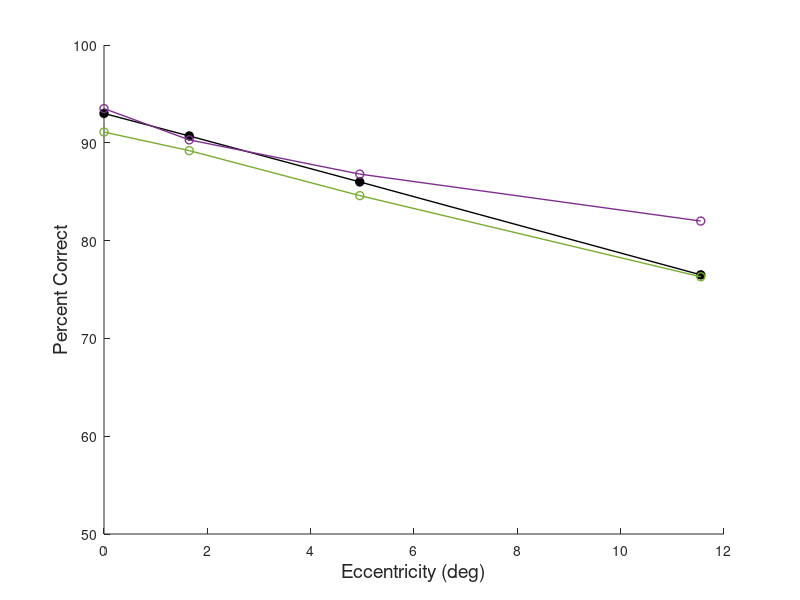
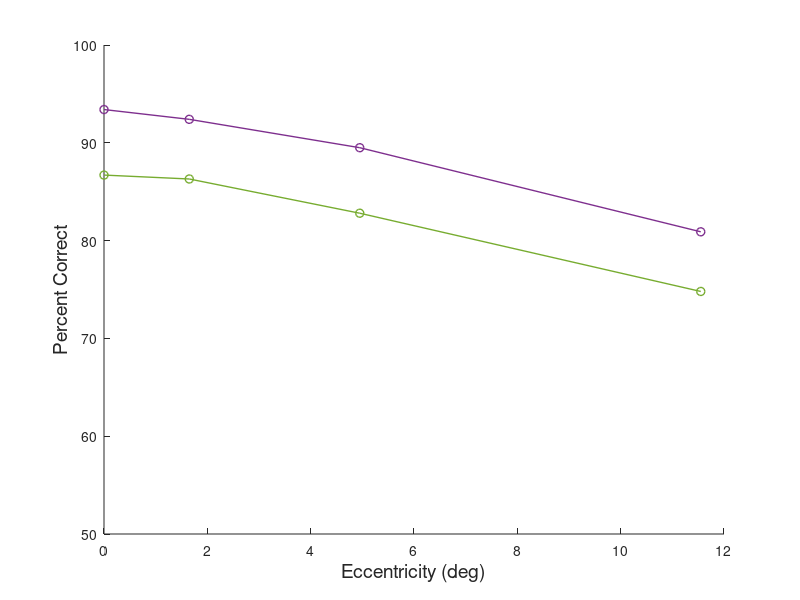
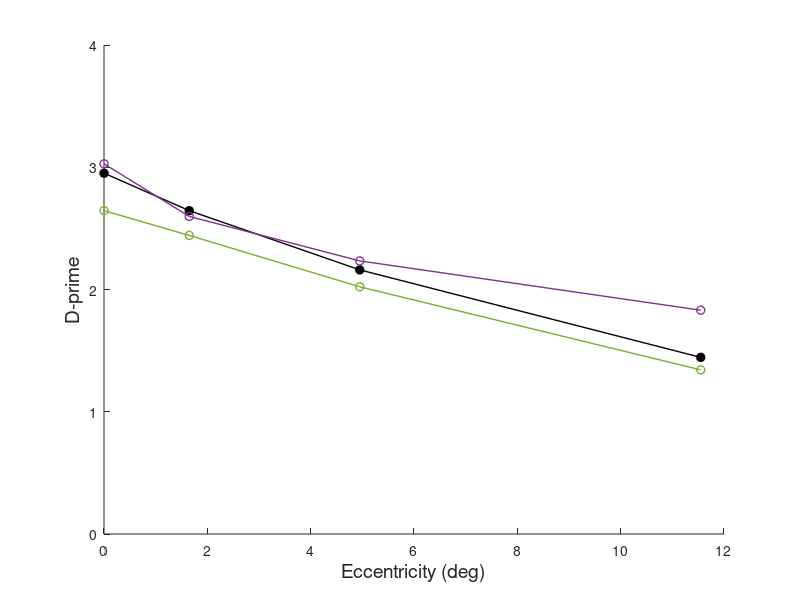
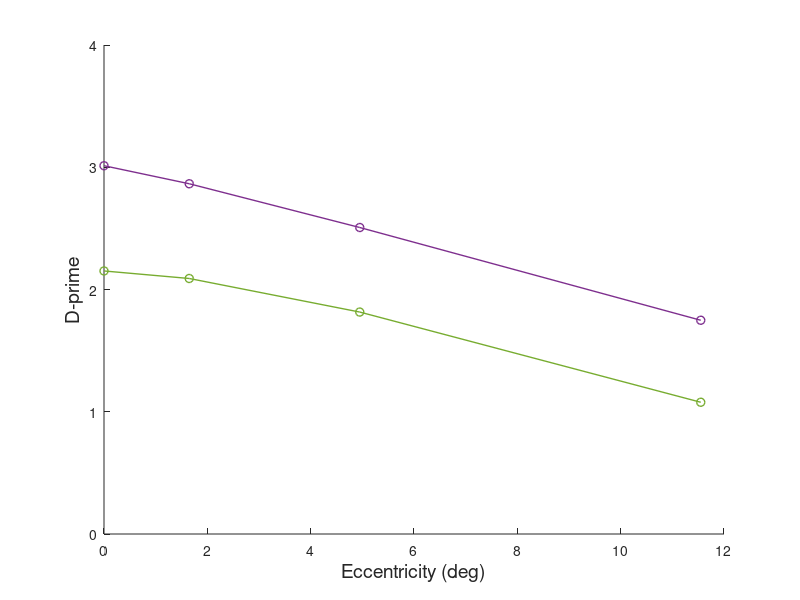

These figures' MATLAB source, in order:
%
% make plots
close all
clearvars
%
% Brodatz data and predictions (accuracy)
x = [0;1.65;4.95;11.55];
y1 = [93;90.7;86;76.5];
y2 = [93.5;90.3;86.8;82];
y3 = [91.1;89.2;84.6;76.3];
figure; hold on;
plot(x,y1,'-o','color','k','MarkerEdgeColor','k',...
    'MarkerFaceColor','k','linewidth',1);
plot(x,y2,'-o','color',"#7E2F8E",'LineWidth',1);
plot(x,y3,'-o','color',"#77AC30",'LineWidth',1);
axis([0 12 50 100]);
xlabel('Eccentricity (deg)','fontsize',14)
ylabel('Percent Correct','fontsize',14)
%
% Fabric predictions L and RGB (accuracy)
x = [0;1.65;4.95;11.55];
y1 = [86.7;86.3;82.8;74.8]; % lum
y2 = [93.4;92.4;89.5;80.9]; % rgb
figure; hold on;
plot(x,y2,'-o','color',"#7E2F8E",'LineWidth',1);
plot(x,y1,'-o','color',"#77AC30",'LineWidth',1);
axis([0 12 50 100]);
xlabel('Eccentricity (deg)','fontsize',14)
ylabel('Percent Correct','fontsize',14)
%
% Brodatz data and predictions (dprime)
x = [0;1.65;4.95;11.55];
y1 = [93;90.7;86;76.5];
y2 = [93.5;90.3;86.8;82];
y3 = [90.7;88.9;84.4;74.9];
dy1 = 2*norminv(y1/100);
dy2 = 2*norminv(y2/100);
dy3 = 2*norminv(y3/100);
figure; hold on;
plot(x,dy1,'-o','color','k','MarkerEdgeColor','k',...
    'MarkerFaceColor','k','linewidth',1);
plot(x,dy2,'-o','color',"#7E2F8E",'LineWidth',1);
plot(x,dy3,'-o','color',"#77AC30",'LineWidth',1);
axis([0 12 0 4]);
xlabel('Eccentricity (deg)','fontsize',14)
ylabel('D-prime','fontsize',14)
%
% Fabric predictions L and RGB (dprime)
x = [0;1.65;4.95;11.55];
y1 = [85.9;85.2;81.8;70.5];   % lum
y2 = [93.4;92.4;89.5;80.9]; % rgb
dy1 = 2*norminv(y1/100);
dy2 = 2*norminv(y2/100);
figure; hold on;
plot(x,dy2,'-o','color',"#7E2F8E",'LineWidth',1);
plot(x,dy1,'-o','color',"#77AC30",'LineWidth',1);
axis([0 12 0 4]);
xlabel('Eccentricity (deg)','fontsize',14)
ylabel('D-prime','fontsize',14)
